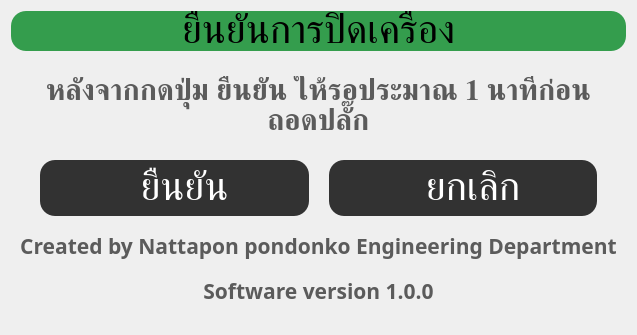
         <widget class="QWidget" name="shutdown_page">
          <layout class="QVBoxLayout" name="verticalLayout_70">
           <item>
            <widget class="QLabel" name="shutdown_title">
             <property name="maximumSize">
              <size>
               <width>16777215</width>
               <height>65</height>
              </size>
             </property>
             <property name="font">
              <font>
               <family>Kanit</family>
               <pointsize>30</pointsize>
              </font>
             </property>
             <property name="styleSheet">
              <string notr="true">background-color: rgb(52, 157, 77);
border-radius: 15px;</string>
             </property>
             <property name="text">
              <string>ยืนยันการปิดเครื่อง</string>
             </property>
             <property name="alignment">
              <set>Qt::AlignmentFlag::AlignCenter</set>
             </property>
            </widget>
           </item>
           <item>
            <widget class="QWidget" name="shutdown_widget" native="true">
             <property name="styleSheet">
              <string notr="true">QPushButton {
	background-color: rgb(50, 50, 50);
	border-radius: 15px;
	color: rgb(255, 255, 255);
	padding: 8px;
}</string>
             </property>
             <layout class="QVBoxLayout" name="verticalLayout_68">
              <item>
               <widget class="QWidget" name="widget_17" native="true">
                <layout class="QVBoxLayout" name="verticalLayout_69">
                 <property name="topMargin">
                  <number>10</number>
                 </property>
                 <item>
                  <widget class="QLabel" name="shutdown_warning_label">
                   <property name="maximumSize">
                    <size>
                     <width>16777215</width>
                     <height>16777215</height>
                    </size>
                   </property>
                   <property name="font">
                    <font>
                     <family>Kanit</family>
                     <pointsize>22</pointsize>
                     <bold>true</bold>
                     <strikeout>false</strikeout>
                    </font>
                   </property>
                   <property name="styleSheet">
                    <string notr="true">color: rgb(91, 91, 91);</string>
                   </property>
                   <property name="text">
                    <string>หลังจากกดปุ่ม ยืนยัน ให้รอประมาณ 1 นาทีก่อนถอดปลั๊ก</string>
                   </property>
                   <property name="alignment">
                    <set>Qt::AlignmentFlag::AlignCenter</set>
                   </property>
                   <property name="wordWrap">
                    <bool>true</bool>
                   </property>
                  </widget>
                 </item>
                </layout>
               </widget>
              </item>
              <item>
               <widget class="QWidget" name="widget_18" native="true">
                <property name="maximumSize">
                 <size>
                  <width>16777215</width>
                  <height>150</height>
                 </size>
                </property>
                <layout class="QHBoxLayout" name="horizontalLayout_92">
                 <property name="spacing">
                  <number>20</number>
                 </property>
                 <property name="leftMargin">
                  <number>20</number>
                 </property>
                 <property name="rightMargin">
                  <number>20</number>
                 </property>
                 <item>
                  <widget class="QPushButton" name="confirm_shutdown">
                   <property name="minimumSize">
                    <size>
                     <width>0</width>
                     <height>52</height>
                    </size>
                   </property>
                   <property name="font">
                    <font>
                     <family>Kanit</family>
                     <pointsize>30</pointsize>
                     <italic>false</italic>
                     <fontweight>Medium</fontweight>
                    </font>
                   </property>
                   <property name="styleSheet">
                    <string notr="true"/>
                   </property>
                   <property name="text">
                    <string>  ยืนยัน</string>
                   </property>
                   <property name="icon">
                    <iconset resource="resource.qrc">
                     <normaloff>:/assets/keyboard/enter.png</normaloff>:/assets/keyboard/enter.png</iconset>
                   </property>
                   <property name="iconSize">
                    <size>
                     <width>50</width>
                     <height>50</height>
                    </size>
                   </property>
                  </widget>
                 </item>
                 <item>
                  <widget class="QPushButton" name="cancel_shutdown">
                   <property name="minimumSize">
                    <size>
                     <width>0</width>
                     <height>52</height>
                    </size>
                   </property>
                   <property name="font">
                    <font>
                     <family>Kanit</family>
                     <pointsize>30</pointsize>
                     <italic>false</italic>
                     <fontweight>Medium</fontweight>
                    </font>
                   </property>
                   <property name="text">
                    <string>  ยกเลิก</string>
                   </property>
                   <property name="icon">
                    <iconset resource="resource.qrc">
                     <normaloff>:/assets/keyboard/cancel.png</normaloff>:/assets/keyboard/cancel.png</iconset>
                   </property>
                   <property name="iconSize">
                    <size>
                     <width>50</width>
                     <height>50</height>
                    </size>
                   </property>
                  </widget>
                 </item>
                </layout>
               </widget>
              </item>
              <item>
               <widget class="QLabel" name="credit">
                <property name="maximumSize">
                 <size>
                  <width>16777215</width>
                  <height>45</height>
                 </size>
                </property>
                <property name="font">
                 <font>
                  <family>Kanit</family>
                  <pointsize>16</pointsize>
                  <bold>true</bold>
                 </font>
                </property>
                <property name="styleSheet">
                 <string notr="true">color: rgb(91, 91, 91);</string>
                </property>
                <property name="text">
                 <string>Created by Nattapon pondonko Engineering Department</string>
                </property>
                <property name="alignment">
                 <set>Qt::AlignmentFlag::AlignCenter</set>
                </property>
               </widget>
              </item>
              <item>
               <widget class="QWidget" name="widget_21" native="true">
                <property name="maximumSize">
                 <size>
                  <width>16777215</width>
                  <height>50</height>
                 </size>
                </property>
                <layout class="QHBoxLayout" name="horizontalLayout_93">
                 <item>
                  <widget class="QLabel" name="version">
                   <property name="maximumSize">
                    <size>
                     <width>16777215</width>
                     <height>50</height>
                    </size>
                   </property>
                   <property name="font">
                    <font>
                     <family>Kanit</family>
                     <pointsize>16</pointsize>
                     <bold>true</bold>
                    </font>
                   </property>
                   <property name="styleSheet">
                    <string notr="true">color: rgb(91, 91, 91);</string>
                   </property>
                   <property name="text">
                    <string>Software version 1.0.0</string>
                   </property>
                   <property name="alignment">
                    <set>Qt::AlignmentFlag::AlignCenter</set>
                   </property>
                  </widget>
                 </item>
                </layout>
               </widget>
              </item>
             </layout>
            </widget>
           </item>
          </layout>
         </widget>
